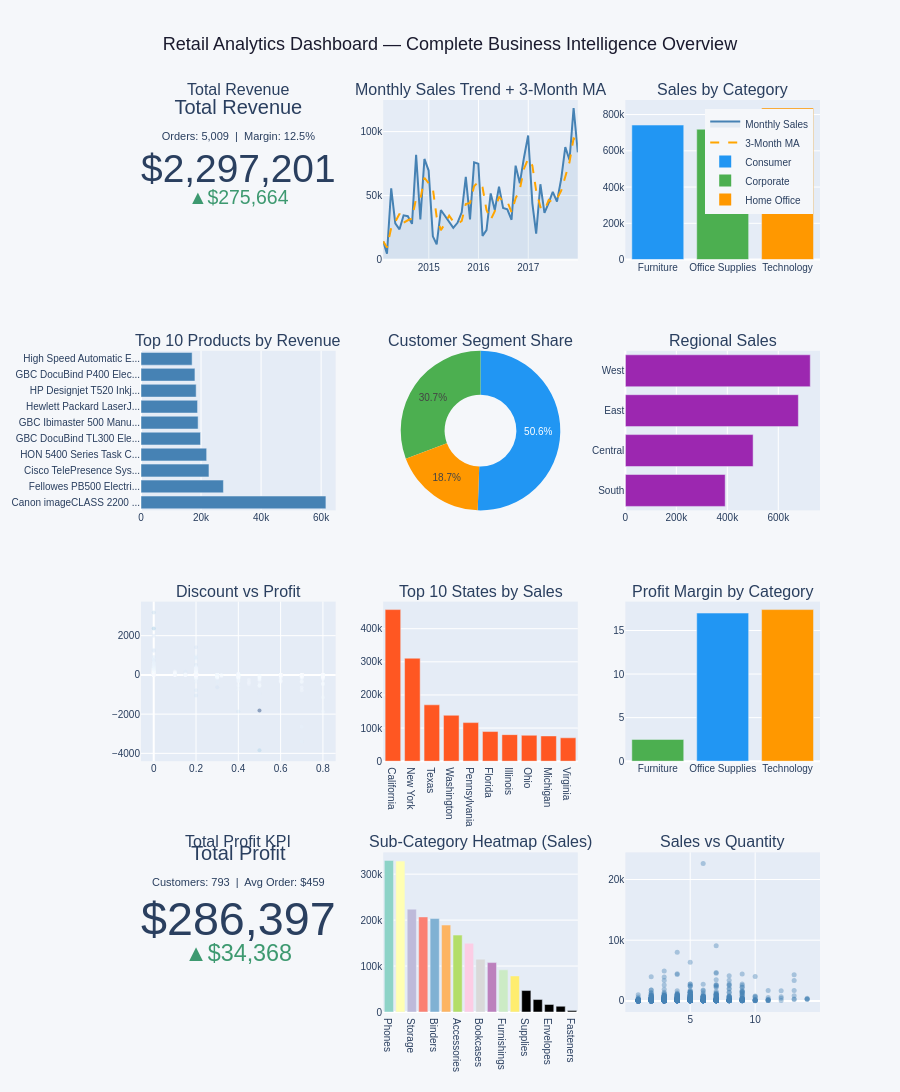

The cell this chart's notebook holds for it:
### Code cell
# ── 6.2  Build Plotly Dashboard ───────────────────────────────────────────────
cat_data    = df.groupby('Category').agg(Sales=('Sales','sum'), Profit=('Profit','sum')).reset_index()
seg_data    = df.groupby('Segment')['Sales'].sum().reset_index()
region_data = df.groupby('Region')['Sales'].sum().sort_values().reset_index()
state_data  = df.groupby('State')['Sales'].sum().nlargest(10).reset_index()
ma7         = monthly['y'].rolling(3, min_periods=1).mean()

fig = make_subplots(
    rows=4, cols=3,
    subplot_titles=(
        'Total Revenue', 'Monthly Sales Trend + 3-Month MA', 'Sales by Category',
        'Top 10 Products by Revenue', 'Customer Segment Share', 'Regional Sales',
        'Discount vs Profit', 'Top 10 States by Sales', 'Profit Margin by Category',
        'Total Profit KPI', 'Sub-Category Heatmap (Sales)', 'Sales vs Quantity'
    ),
    specs=[
        [{'type': 'indicator'}, {'type': 'scatter'},  {'type': 'bar'}],
        [{'type': 'bar'},       {'type': 'pie'},       {'type': 'bar'}],
        [{'type': 'scatter'},   {'type': 'bar'},       {'type': 'bar'}],
        [{'type': 'indicator'}, {'type': 'bar'},       {'type': 'scatter'}]
    ],
    vertical_spacing=0.10,
    horizontal_spacing=0.07
)

# Row 1
fig.add_trace(go.Indicator(
    mode='number+delta',
    value=total_sales,
    title={'text': f'Total Revenue<br><span style="font-size:11px">Orders: {total_orders:,}  |  Margin: {overall_margin:.1f}%</span>'},
    number={'prefix': '$', 'valueformat': ',.0f'},
    delta={'reference': total_sales * 0.88, 'valueformat': ',.0f', 'prefix': '$'}
), row=1, col=1)

fig.add_trace(go.Scatter(
    x=monthly['ds'], y=monthly['y'],
    mode='lines', name='Monthly Sales',
    line=dict(color='steelblue', width=2),
    fill='tozeroy', fillcolor='rgba(70,130,180,0.1)'
), row=1, col=2)
fig.add_trace(go.Scatter(
    x=monthly['ds'], y=ma7,
    mode='lines', name='3-Month MA',
    line=dict(color='orange', width=2, dash='dash')
), row=1, col=2)

fig.add_trace(go.Bar(
    x=cat_data['Category'], y=cat_data['Sales'],
    marker_color=['#2196F3','#4CAF50','#FF9800'], name='Category Sales', showlegend=False
), row=1, col=3)

# Row 2
fig.add_trace(go.Bar(
    x=top_prods.head(10)['Total_Sales'],
    y=[n[:22]+'...' if len(n)>22 else n for n in top_prods.head(10)['Product Name']],
    orientation='h', marker_color='steelblue', name='Product Revenue', showlegend=False
), row=2, col=1)

fig.add_trace(go.Pie(
    labels=seg_data['Segment'], values=seg_data['Sales'],
    hole=0.45, name='Segments',
    marker_colors=['#2196F3','#4CAF50','#FF9800']
), row=2, col=2)

fig.add_trace(go.Bar(
    x=region_data['Sales'], y=region_data['Region'],
    orientation='h', marker_color='#9C27B0', name='Region', showlegend=False
), row=2, col=3)

# Row 3
samp = df.sample(min(2000, len(df)), random_state=SEED)
fig.add_trace(go.Scatter(
    x=samp['Discount'], y=samp['Profit'],
    mode='markers',
    marker=dict(size=4, opacity=0.4, color=samp['Sales'],
                colorscale='Blues', showscale=False),
    name='Disc vs Profit', showlegend=False
), row=3, col=1)

fig.add_trace(go.Bar(
    x=state_data['State'], y=state_data['Sales'],
    marker_color='#FF5722', name='State Sales', showlegend=False
), row=3, col=2)

fig.add_trace(go.Bar(
    x=cat_data['Category'],
    y=(cat_data['Profit'] / cat_data['Sales'] * 100).round(1),
    marker_color=['#4CAF50','#2196F3','#FF9800'], name='Margin %', showlegend=False
), row=3, col=3)

# Row 4
fig.add_trace(go.Indicator(
    mode='number+delta',
    value=total_profit,
    title={'text': f'Total Profit<br><span style="font-size:11px">Customers: {total_customers:,}  |  Avg Order: ${avg_order_val:,.0f}</span>'},
    number={'prefix': '$', 'valueformat': ',.0f'},
    delta={'reference': total_profit * 0.88, 'valueformat': ',.0f', 'prefix': '$'}
), row=4, col=1)

subcat_sales = df.groupby('Sub-Category')['Sales'].sum().sort_values(ascending=False).reset_index()
fig.add_trace(go.Bar(
    x=subcat_sales['Sub-Category'], y=subcat_sales['Sales'],
    marker_color=px.colors.qualitative.Set3[:len(subcat_sales)],
    name='Sub-Cat', showlegend=False
), row=4, col=2)

fig.add_trace(go.Scatter(
    x=samp['Quantity'], y=samp['Sales'],
    mode='markers',
    marker=dict(size=5, opacity=0.4, color='steelblue'),
    name='Sales vs Qty', showlegend=False
), row=4, col=3)

fig.update_layout(
    title=dict(
        text='Retail Analytics Dashboard — Complete Business Intelligence Overview',
        x=0.5, xanchor='center', font=dict(size=18, color='#1a1a2e')
    ),
    height=1400,
    showlegend=True,
    paper_bgcolor='#f5f7fa',
    font=dict(family='Arial', size=10),
    legend=dict(x=0.99, y=0.99, xanchor='right')
)

fig.write_html('Screenshots/dashboard.html')
print('Interactive dashboard saved: Screenshots/dashboard.html')
fig.show()

### Figure 1 — Plotly figure (JSON) as saved in the notebook; plotly's stock layout.template omitted (floating-point values rounded to 4 significant figures; data arrays with more than 128 entries replaced by an {"elided": "..."} marker saying what was removed)
{"data": [{"delta": {"prefix": "$", "reference": 2022000.0, "valueformat": ",.0f"}, "domain": {"x": [0, 0.2867], "y": [0.825, 1]}, "mode": "number+delta", "number": {"prefix": "$", "valueformat": ",.0f"}, "title": {"text": "Total Revenue<br><span style=\"font-size:11px\">Orders: 5,009  |  Margin: 12.5%</span>"}, "type": "indicator", "value": 2297000.0}, {"fill": "tozeroy", "fillcolor": "rgba(70,130,180,0.1)", "line": {"color": "steelblue", "width": 2}, "mode": "lines", "name": "Monthly Sales", "type": "scatter", "x": ["2014-01-31T00:00:00.000000000", "2014-02-28T00:00:00.000000000", "2014-03-31T00:00:00.000000000", "2014-04-30T00:00:00.000000000", "2014-05-31T00:00:00.000000000", "2014-06-30T00:00:00.000000000", "2014-07-31T00:00:00.000000000", "2014-08-31T00:00:00.000000000", "2014-09-30T00:00:00.000000000", "2014-10-31T00:00:00.000000000", "2014-11-30T00:00:00.000000000", "2014-12-31T00:00:00.000000000", "2015-01-31T00:00:00.000000000", "2015-02-28T00:00:00.000000000", "2015-03-31T00:00:00.000000000", "2015-04-30T00:00:00.000000000", "2015-05-31T00:00:00.000000000", "2015-06-30T00:00:00.000000000", "2015-07-31T00:00:00.000000000", "2015-08-31T00:00:00.000000000", "2015-09-30T00:00:00.000000000", "2015-10-31T00:00:00.000000000", "2015-11-30T00:00:00.000000000", "2015-12-31T00:00:00.000000000", "2016-01-31T00:00:00.000000000", "2016-02-29T00:00:00.000000000", "2016-03-31T00:00:00.000000000", "2016-04-30T00:00:00.000000000", "2016-05-31T00:00:00.000000000", "2016-06-30T00:00:00.000000000", "2016-07-31T00:00:00.000000000", "2016-08-31T00:00:00.000000000", "2016-09-30T00:00:00.000000000", "2016-10-31T00:00:00.000000000", "2016-11-30T00:00:00.000000000", "2016-12-31T00:00:00.000000000", "2017-01-31T00:00:00.000000000", "2017-02-28T00:00:00.000000000", "2017-03-31T00:00:00.000000000", "2017-04-30T00:00:00.000000000", "2017-05-31T00:00:00.000000000", "2017-06-30T00:00:00.000000000", "2017-07-31T00:00:00.000000000", "2017-08-31T00:00:00.000000000", "2017-09-30T00:00:00.000000000", "2017-10-31T00:00:00.000000000", "2017-11-30T00:00:00.000000000", "2017-12-31T00:00:00.000000000"], "xaxis": "x", "y": [14240.0, 4520.0, 55690.0, 28300.0, 23650.0, 34600.0, 33950.0, 27910.0, 81780.0, 31450.0, 78630.0, 69550.0, 18170.0, 11950.0, 38730.0, 34200.0, 30130.0, 24800.0, 28770.0, 36900.0, 64600.0, 31400.0, 75970.0, 74920.0, 18540.0, 22980.0, 51720.0, 38750.0, 56990.0, 40340.0, 39260.0, 31120.0, 73410.0, 59690.0, 79410.0, 97000.0, 43970.0, 20300.0, 58870.0, 36520.0, 44260.0, 52980.0, 45260.0, 63120.0, 87870.0, 77780.0, 118400.0, 83830.0], "yaxis": "y"}, {"line": {"color": "orange", "dash": "dash", "width": 2}, "mode": "lines", "name": "3-Month MA", "type": "scatter", "x": ["2014-01-31T00:00:00.000000000", "2014-02-28T00:00:00.000000000", "2014-03-31T00:00:00.000000000", "2014-04-30T00:00:00.000000000", "2014-05-31T00:00:00.000000000", "2014-06-30T00:00:00.000000000", "2014-07-31T00:00:00.000000000", "2014-08-31T00:00:00.000000000", "2014-09-30T00:00:00.000000000", "2014-10-31T00:00:00.000000000", "2014-11-30T00:00:00.000000000", "2014-12-31T00:00:00.000000000", "2015-01-31T00:00:00.000000000", "2015-02-28T00:00:00.000000000", "2015-03-31T00:00:00.000000000", "2015-04-30T00:00:00.000000000", "2015-05-31T00:00:00.000000000", "2015-06-30T00:00:00.000000000", "2015-07-31T00:00:00.000000000", "2015-08-31T00:00:00.000000000", "2015-09-30T00:00:00.000000000", "2015-10-31T00:00:00.000000000", "2015-11-30T00:00:00.000000000", "2015-12-31T00:00:00.000000000", "2016-01-31T00:00:00.000000000", "2016-02-29T00:00:00.000000000", "2016-03-31T00:00:00.000000000", "2016-04-30T00:00:00.000000000", "2016-05-31T00:00:00.000000000", "2016-06-30T00:00:00.000000000", "2016-07-31T00:00:00.000000000", "2016-08-31T00:00:00.000000000", "2016-09-30T00:00:00.000000000", "2016-10-31T00:00:00.000000000", "2016-11-30T00:00:00.000000000", "2016-12-31T00:00:00.000000000", "2017-01-31T00:00:00.000000000", "2017-02-28T00:00:00.000000000", "2017-03-31T00:00:00.000000000", "2017-04-30T00:00:00.000000000", "2017-05-31T00:00:00.000000000", "2017-06-30T00:00:00.000000000", "2017-07-31T00:00:00.000000000", "2017-08-31T00:00:00.000000000", "2017-09-30T00:00:00.000000000", "2017-10-31T00:00:00.000000000", "2017-11-30T00:00:00.000000000", "2017-12-31T00:00:00.000000000"], "xaxis": "x", "y": [14240.0, 9378.0, 24820.0, 29500.0, 35880.0, 28850.0, 30730.0, 32150.0, 47880.0, 47050.0, 63950.0, 59880.0, 55450.0, 33220.0, 22950.0, 28290.0, 34350.0, 29710.0, 27900.0, 30150.0, 43420.0, 44300.0, 57320.0, 60770.0, 56480.0, 38810.0, 31080.0, 37810.0, 49150.0, 45360.0, 45530.0, 36910.0, 47930.0, 54740.0, 70840.0, 78700.0, 73460.0, 53760.0, 41050.0, 38570.0, 46550.0, 44590.0, 47500.0, 53790.0, 65420.0, 76250.0, 94700.0, 93350.0], "yaxis": "y"}, {"marker": {"color": ["#2196F3", "#4CAF50", "#FF9800"]}, "name": "Category Sales", "showlegend": false, "type": "bar", "x": ["Furniture", "Office Supplies", "Technology"], "xaxis": "x2", "y": [742000.0, 719000.0, 836200.0], "yaxis": "y2"}, {"marker": {"color": "steelblue"}, "name": "Product Revenue", "orientation": "h", "showlegend": false, "type": "bar", "x": [61600.0, 27450.0, 22640.0, 21870.0, 19820.0, 19020.0, 18840.0, 18370.0, 17970.0, 17030.0], "xaxis": "x3", "y": ["Canon imageCLASS 2200 ...", "Fellowes PB500 Electri...", "Cisco TelePresence Sys...", "HON 5400 Series Task C...", "GBC DocuBind TL300 Ele...", "GBC Ibimaster 500 Manu...", "Hewlett Packard LaserJ...", "HP Designjet T520 Inkj...", "GBC DocuBind P400 Elec...", "High Speed Automatic E..."], "yaxis": "y3"}, {"domain": {"x": [0.3567, 0.6433], "y": [0.55, 0.725]}, "hole": 0.45, "labels": ["Consumer", "Corporate", "Home Office"], "marker": {"colors": ["#2196F3", "#4CAF50", "#FF9800"]}, "name": "Segments", "type": "pie", "values": [1161000.0, 706100.0, 429700.0]}, {"marker": {"color": "#9C27B0"}, "name": "Region", "orientation": "h", "showlegend": false, "type": "bar", "x": [391700.0, 501200.0, 678800.0, 725500.0], "xaxis": "x4", "y": ["South", "Central", "East", "West"], "yaxis": "y4"}, {"marker": {"color": {"elided": "2000 float values"}, "colorscale": [[0, "rgb(247,251,255)"], [0.125, "rgb(222,235,247)"], [0.25, "rgb(198,219,239)"], [0.375, "rgb(158,202,225)"], [0.5, "rgb(107,174,214)"], [0.625, "rgb(66,146,198)"], [0.75, "rgb(33,113,181)"], [0.875, "rgb(8,81,156)"], [1, "rgb(8,48,107)"]], "opacity": 0.4, "showscale": false, "size": 4}, "mode": "markers", "name": "Disc vs Profit", "showlegend": false, "type": "scatter", "x": {"elided": "2000 float values"}, "xaxis": "x5", "y": {"elided": "2000 float values"}, "yaxis": "y5"}, {"marker": {"color": "#FF5722"}, "name": "State Sales", "showlegend": false, "type": "bar", "x": ["California", "New York", "Texas", "Washington", "Pennsylvania", "Florida", "Illinois", "Ohio", "Michigan", "Virginia"], "xaxis": "x6", "y": [457700.0, 310900.0, 170200.0, 138600.0, 116500.0, 89470.0, 80170.0, 78260.0, 76270.0, 70640.0], "yaxis": "y6"}, {"marker": {"color": ["#4CAF50", "#2196F3", "#FF9800"]}, "name": "Margin %", "showlegend": false, "type": "bar", "x": ["Furniture", "Office Supplies", "Technology"], "xaxis": "x7", "y": [2.5, 17.0, 17.4], "yaxis": "y7"}, {"delta": {"prefix": "$", "reference": 252000.0, "valueformat": ",.0f"}, "domain": {"x": [0, 0.2867], "y": [0, 0.175]}, "mode": "number+delta", "number": {"prefix": "$", "valueformat": ",.0f"}, "title": {"text": "Total Profit<br><span style=\"font-size:11px\">Customers: 793  |  Avg Order: $459</span>"}, "type": "indicator", "value": 286400.0}, {"marker": {"color": ["rgb(141,211,199)", "rgb(255,255,179)", "rgb(190,186,218)", "rgb(251,128,114)", "rgb(128,177,211)", "rgb(253,180,98)", "rgb(179,222,105)", "rgb(252,205,229)", "rgb(217,217,217)", "rgb(188,128,189)", "rgb(204,235,197)", "rgb(255,237,111)"]}, "name": "Sub-Cat", "showlegend": false, "type": "bar", "x": ["Phones", "Chairs", "Storage", "Tables", "Binders", "Machines", "Accessories", "Copiers", "Bookcases", "Appliances", "Furnishings", "Paper", "Supplies", "Art", "Envelopes", "Labels", "Fasteners"], "xaxis": "x8", "y": [330000.0, 328400.0, 223800.0, 207000.0, 203400.0, 189200.0, 167400.0, 149500.0, 114900.0, 107500.0, 91710.0, 78480.0, 46670.0, 27120.0, 16480.0, 12490.0, 3024.0], "yaxis": "y8"}, {"marker": {"color": "steelblue", "opacity": 0.4, "size": 5}, "mode": "markers", "name": "Sales vs Qty", "showlegend": false, "type": "scatter", "x": {"elided": "2000 int values"}, "xaxis": "x9", "y": {"elided": "2000 float values"}, "yaxis": "y9"}], "layout": {"annotations": [{"font": {"size": 16}, "showarrow": false, "text": "Total Revenue", "x": 0.1433, "xanchor": "center", "xref": "paper", "y": 1, "yanchor": "bottom", "yref": "paper"}, {"font": {"size": 16}, "showarrow": false, "text": "Monthly Sales Trend + 3-Month MA", "x": 0.5, "xanchor": "center", "xref": "paper", "y": 1, "yanchor": "bottom", "yref": "paper"}, {"font": {"size": 16}, "showarrow": false, "text": "Sales by Category", "x": 0.8567, "xanchor": "center", "xref": "paper", "y": 1, "yanchor": "bottom", "yref": "paper"}, {"font": {"size": 16}, "showarrow": false, "text": "Top 10 Products by Revenue", "x": 0.1433, "xanchor": "center", "xref": "paper", "y": 0.725, "yanchor": "bottom", "yref": "paper"}, {"font": {"size": 16}, "showarrow": false, "text": "Customer Segment Share", "x": 0.5, "xanchor": "center", "xref": "paper", "y": 0.725, "yanchor": "bottom", "yref": "paper"}, {"font": {"size": 16}, "showarrow": false, "text": "Regional Sales", "x": 0.8567, "xanchor": "center", "xref": "paper", "y": 0.725, "yanchor": "bottom", "yref": "paper"}, {"font": {"size": 16}, "showarrow": false, "text": "Discount vs Profit", "x": 0.1433, "xanchor": "center", "xref": "paper", "y": 0.45, "yanchor": "bottom", "yref": "paper"}, {"font": {"size": 16}, "showarrow": false, "text": "Top 10 States by Sales", "x": 0.5, "xanchor": "center", "xref": "paper", "y": 0.45, "yanchor": "bottom", "yref": "paper"}, {"font": {"size": 16}, "showarrow": false, "text": "Profit Margin by Category", "x": 0.8567, "xanchor": "center", "xref": "paper", "y": 0.45, "yanchor": "bottom", "yref": "paper"}, {"font": {"size": 16}, "showarrow": false, "text": "Total Profit KPI", "x": 0.1433, "xanchor": "center", "xref": "paper", "y": 0.175, "yanchor": "bottom", "yref": "paper"}, {"font": {"size": 16}, "showarrow": false, "text": "Sub-Category Heatmap (Sales)", "x": 0.5, "xanchor": "center", "xref": "paper", "y": 0.175, "yanchor": "bottom", "yref": "paper"}, {"font": {"size": 16}, "showarrow": false, "text": "Sales vs Quantity", "x": 0.8567, "xanchor": "center", "xref": "paper", "y": 0.175, "yanchor": "bottom", "yref": "paper"}], "font": {"family": "Arial", "size": 10}, "height": 1400, "legend": {"x": 0.99, "xanchor": "right", "y": 0.99}, "paper_bgcolor": "#f5f7fa", "showlegend": true, "title": {"font": {"color": "#1a1a2e", "size": 18}, "text": "Retail Analytics Dashboard — Complete Business Intelligence Overview", "x": 0.5, "xanchor": "center"}, "xaxis": {"anchor": "y", "domain": [0.3567, 0.6433]}, "xaxis2": {"anchor": "y2", "domain": [0.7133, 1]}, "xaxis3": {"anchor": "y3", "domain": [0, 0.2867]}, "xaxis4": {"anchor": "y4", "domain": [0.7133, 1]}, "xaxis5": {"anchor": "y5", "domain": [0, 0.2867]}, "xaxis6": {"anchor": "y6", "domain": [0.3567, 0.6433]}, "xaxis7": {"anchor": "y7", "domain": [0.7133, 1]}, "xaxis8": {"anchor": "y8", "domain": [0.3567, 0.6433]}, "xaxis9": {"anchor": "y9", "domain": [0.7133, 1]}, "yaxis": {"anchor": "x", "domain": [0.825, 1]}, "yaxis2": {"anchor": "x2", "domain": [0.825, 1]}, "yaxis3": {"anchor": "x3", "domain": [0.55, 0.725]}, "yaxis4": {"anchor": "x4", "domain": [0.55, 0.725]}, "yaxis5": {"anchor": "x5", "domain": [0.275, 0.45]}, "yaxis6": {"anchor": "x6", "domain": [0.275, 0.45]}, "yaxis7": {"anchor": "x7", "domain": [0.275, 0.45]}, "yaxis8": {"anchor": "x8", "domain": [0, 0.175]}, "yaxis9": {"anchor": "x9", "domain": [0, 0.175]}}}
